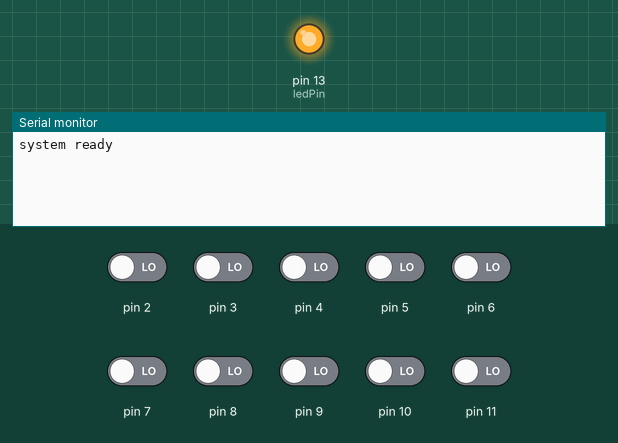
This sketch was run on a simulated Arduino Uno, built with avr-gcc and run on an emulated ATmega328P. On the bench: output pins drawn as LEDs (lit = HIGH), the last lines printed to the serial monitor. The test bench sets the inputs (shaded band); at power-on: pin 2–11 LOW.

Above: at 6.2 s.
6.3 s: pin 2 driven HIGH
At 6.9 s:
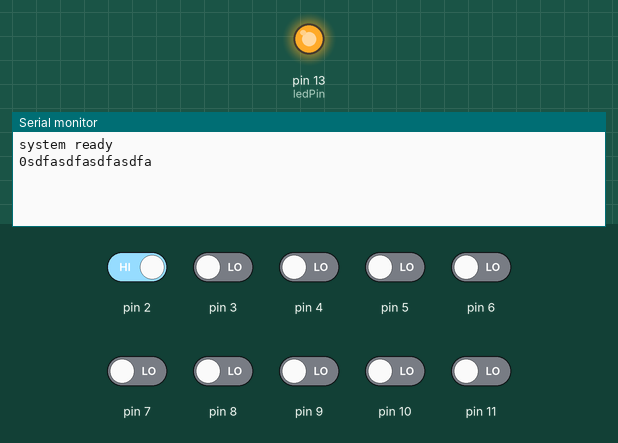
7.8 s: pin 3 driven HIGH
At 9.0 s:
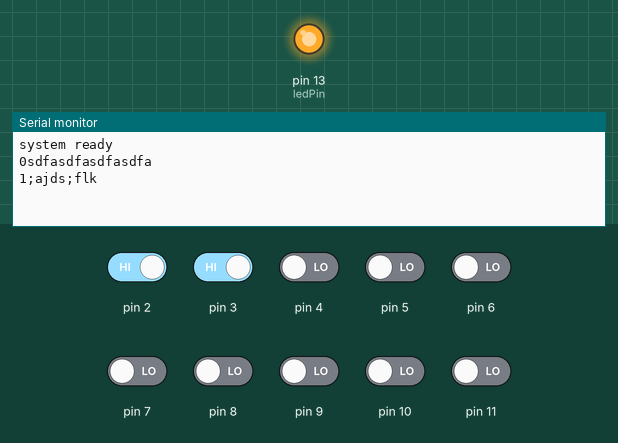
9.3 s: pin 4 driven HIGH
At 10.4 s:
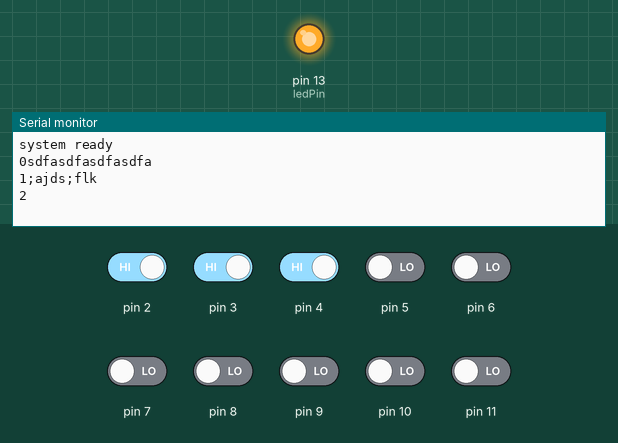

Measured:
- after the input at 6.3 s, the serial monitor: prints a new line after 0.06 s (image 1)
- after the input at 7.8 s, the serial monitor: prints a new line after 0.06 s (image 2)
- after the input at 9.3 s, the serial monitor: prints a new line after 0.06 s (image 3)

The sketch:

MIDI_stomp.ino
```cpp
#include <MIDI.h>
MIDI_CREATE_DEFAULT_INSTANCE();

//all arrays will be accessed i>= 0 && i< array.length
//buttonpint need to be initialized separately to correspond to their respective pins
//this can be done with a loop if the buttons are in line
// or manually {2, 5 ,7, ...etc}

// constants won't change. They're used here to
// set pin numbers:
const int NUMBER_OF_BUTTONS = 10;
int buttonPin[NUMBER_OF_BUTTONS];    // the number of the pushbutton pin //will need to initialize in setup with a for loop or manually here
const int ledPin = 13;      // the number of the LED pin

// Variables will change:
int ledState = HIGH;         // the current state of the output pin
int buttonState[NUMBER_OF_BUTTONS]; // the current reading from the input pin - uninit to 0
int lastButtonState[NUMBER_OF_BUTTONS];   // the previous reading from the input pin
int offset = 2; // offset if buttons are initialized with loop


// the following variables are long's because the time, measured in miliseconds,
// will quickly become a bigger number than can be stored in an int.
long lastDebounceTime[NUMBER_OF_BUTTONS];  // the last time the output pin was toggled
long debounceDelay[NUMBER_OF_BUTTONS];    // the debounce time; increase if the output flickers


void initPins(){
      for(int i=0; i < NUMBER_OF_BUTTONS; i++){ // initialize array pins ex: [0]=2 [1]=(ex pin 3) [2]=4 ...etc
       buttonPin[i] = i + offset;

       for(int i=0; i < NUMBER_OF_BUTTONS; i++){ // setup each button for input
        pinMode(buttonPin[i], INPUT);
       }
      }
}// end initPins


void initStatesNTime(){
   for(int i=0; i < NUMBER_OF_BUTTONS; i++){
     lastButtonState[i] = LOW;
   }

   for(int i=0; i < NUMBER_OF_BUTTONS; i++){
     lastDebounceTime[i] = 0;
     debounceDelay[i]=50;
   }


}//end initStates


void setup() {

  delay(5000);//delay for power to system

  initPins();
  initStatesNTime();
  pinMode(ledPin, OUTPUT);
  Serial.begin(9600);  //serial monitor, comment when midi is connected
  //Serial.begin(31250); //uncomment when midi is connected

  // set initial LED state
  digitalWrite(ledPin, ledState);
  Serial.println("system ready");
}

void loop() {
  // read the state of the switch into a local variable:

  int reading[NUMBER_OF_BUTTONS];

  //>>>>>>>>>>>>>>>>>>>>>>>>>>>>>>>>>>>>>>>>>>>>>>>>
  for(int i=0; i<NUMBER_OF_BUTTONS; i++){
  reading[i] = digitalRead(buttonPin[i]);


  // check to see if you just pressed the button
  // (i.e. the input went from LOW to HIGH),  and you've waited
  // long enough since the last press to ignore any noise:

  // If the switch changed, due to noise or pressing:
  if (reading[i] != lastButtonState[i]) {
    // reset the debouncing timer
    lastDebounceTime[i] = millis();
  }////////////////////////////////

  //---------------------------------------------------
  if ((millis() - lastDebounceTime[i]) > debounceDelay[i]) {
    // whatever the reading is at, it's been there for longer
    // than the debounce delay, so take it as the actual current state:

    //=-=-=-=-=-=-=-=-=-=-=-=-=-=-=-=-=
    // if the button state has changed:
    if (reading[i] != buttonState[i]) {
      buttonState[i] = reading[i];


          // only toggle the LED if the new button state is HIGH
          //if (buttonState[i] == HIGH) {

            //--------------Trey------------------ // MIDI.sendNoteOn( control number, velocity, channel);
               if(i == 0){
                  //ledState = !ledState;
                  MIDI.sendNoteOn( 16, 127, 1);
                  delay(10);
                  MIDI.sendNoteOff( 16, 127, 1);
                  Serial.println("0sdfasdfasdfasdfa"); //for testing

                  }

               if(i == 1){
                  //ledState = !ledState;
                  MIDI.sendNoteOn( 17, 127, 1);
                  delay(10);
                  MIDI.sendNoteOff( 17, 127, 1);
                  Serial.println("1;ajds;flk"); //for testing
                  }

               if(i == 2){
                  //ledState = !ledState;
                  MIDI.sendNoteOn( 18, 127, 2);
                  delay(10);
                  MIDI.sendNoteOff( 18, 127, 2);
                  Serial.println("2"); //for testing
                  }

                 if(i == 3){
                  //ledState = !ledState;
                  MIDI.sendNoteOn( 19, 127, 2);
                  delay(10);
                  MIDI.sendNoteOff( 19, 127, 2);
                  Serial.println("3"); //for testing
                  }

                 if(i == 4){
                  //ledState = !ledState;
                  MIDI.sendNoteOn( 20, 127, 1);
                  delay(1);
                  MIDI.sendNoteOff( 20, 127, 1);
                  Serial.println("4"); //for testing
                  }

              //----------------Leo-------------------
                 if(i == 5){
                  //ledState = !ledState;
                  MIDI.sendNoteOn( 16, 127, 2);
                  delay(1);
                  MIDI.sendNoteOff( 16, 127, 2);
                  Serial.println("5"); //for testing
                  }
                 if(i == 6){
                  //ledState = !ledState;
                  MIDI.sendNoteOn( 17, 127, 2);
                  delay(1);
                  MIDI.sendNoteOff( 17, 127, 2);
                  Serial.println("6"); //for testing
                  }
                 if(i == 7){
                  //ledState = !ledState;
                  MIDI.sendNoteOn( 18, 127, 2);
                  delay(1);
                  MIDI.sendNoteOff( 18, 127, 2);
                  Serial.println("7"); //for testing
                  }
                 if(i == 8){
                  //ledState = !ledState;
                  MIDI.sendNoteOn( 19, 127, 2);
                  delay(1);
                  MIDI.sendNoteOff( 19, 127, 2);
                  Serial.println("8"); //for testing
                  }
                 if(i == 9){
                  //ledState = !ledState;
                  MIDI.sendNoteOn( 20, 127, 2);
                  delay(1);
                  MIDI.sendNoteOff( 20, 127, 2);
                  Serial.println("9"); //for testing
                  }
          //  }///////////////////////////////
    }//=-=-=-=-=-==-=-=-=-=-=-=-=-=-=-=-

  }//------------------------------------------------------

  // set the LED:
  digitalWrite(ledPin, ledState);

  // save the reading.  Next time through the loop,
  // it'll be the lastButtonState:
  lastButtonState[i] = reading[i];

  }//>>>>>>>>>>>>>>>>>>>>>>>>>>>>>>>>>>>>>>>>>>>>>>

}//
```
